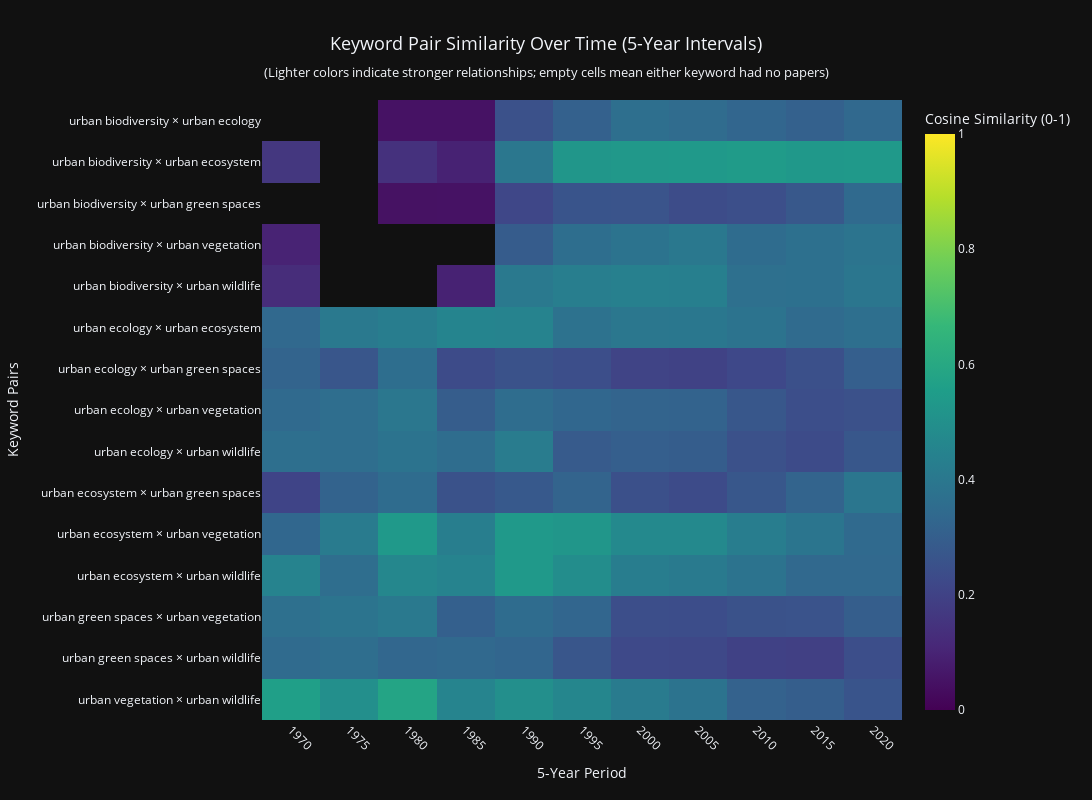

Notebook cell for this chart:
### Markdown cell above
We can see the keywords have relatively low similarity, meaning they do occur together occasionally, but mostly cover their own fields. This means my choice of keywords was an effective one, as they indicate we were able to cover more ground, so to speak, in obtaining papers representative of studies performed within an urban context.

Next, I looked into temporal data, seeing how the relationships changed over time. Since initial data was sparse, which can cause some issues with the similarity calculation, I went with 5-year intervals. That is, I grouped all of the data every 5 years before I performed the relationship analysis.

### Code cell
df_keyword_pivot = df_keywords.pivot(index='search_keyword', columns='year', values='paper_count')
df_keyword_pivot.fillna(0, inplace=True)

year_pair_counts = {}

for _, row in df_keyword_occurrence.iterrows():
    year = row['year']
    year_bin = (year // 5) * 5
    keyword_list = row['keywords']
    
    unique_keywords = sorted([kw.strip() for kw in keyword_list])
    for kw1, kw2 in combinations(unique_keywords, 2):
        pair_key = f"{kw1} × {kw2}"
        
        if year_bin not in year_pair_counts:
            year_pair_counts[year_bin] = {}
        if pair_key not in year_pair_counts[year_bin]:
            year_pair_counts[year_bin][pair_key] = 0
        year_pair_counts[year_bin][pair_key] += 1

pair_time_data = []
for year_bin, pairs_dict in year_pair_counts.items():
    for pair, count in pairs_dict.items():
        pair_time_data.append({
            'year_bin': year_bin,
            'keyword_pair': pair,
            'cooccurrence_count': count
        })

df_pair_pivot = pd.DataFrame(pair_time_data).pivot(index='keyword_pair', columns='year_bin', values='cooccurrence_count')
df_pair_pivot.fillna(0, inplace=True)

keyword_year_data = []
for _, row in df_keywords.iterrows():
    year_bin = (row['year'] // 5) * 5
    keyword_year_data.append({
        'search_keyword': row['search_keyword'],
        'year_bin': year_bin,
        'paper_count': row['paper_count']
    })

df_keyword_year_counts = (pd.DataFrame(keyword_year_data)
                         .groupby(['search_keyword', 'year_bin'])['paper_count']
                         .sum()
                         .reset_index()
                         .pivot(index='search_keyword', columns='year_bin', values='paper_count'))
df_keyword_year_counts.fillna(0, inplace=True)

df_pair_similarity = df_pair_pivot.copy()

for pair_name in df_pair_similarity.index:
    kw1, kw2 = pair_name.split(' × ')
    
    for year_bin in df_pair_similarity.columns:
        if year_bin in df_keyword_year_counts.columns:
            kw1_count = df_keyword_year_counts.loc[kw1, year_bin] if kw1 in df_keyword_year_counts.index else 0
            kw2_count = df_keyword_year_counts.loc[kw2, year_bin] if kw2 in df_keyword_year_counts.index else 0
            
            if kw1_count > 0 and kw2_count > 0:
                df_pair_similarity.loc[pair_name, year_bin] = df_pair_pivot.loc[pair_name, year_bin] / math.sqrt(kw1_count * kw2_count)
            else:
                df_pair_similarity.loc[pair_name, year_bin] = 0

year_totals = df_pair_similarity.sum(axis=0)
active_years = year_totals[year_totals > 0].index
df_similarity_active = df_pair_similarity[active_years]

df_similarity_masked = df_similarity_active.replace(0, np.nan)\

fig_temporal = go.Figure(data=go.Heatmap(
    z=df_similarity_masked.values,
    x=[str(int(col)) for col in df_similarity_masked.columns],
    y=df_similarity_masked.index,
    colorscale='Viridis',
    hovertemplate='<b>%{y}</b><br>' +
                  'Period: %{x}<br>' +
                  'Cosine Similarity: %{z:.3f}<br>' +
                  '<extra></extra>',
    colorbar=dict(title='Cosine Similarity (0-1)'),
    showscale=True,
    zmin=0,
    zmax=1
))

fig_temporal.update_layout(
    title={
        'text': 'Keyword Pair Similarity Over Time (5-Year Intervals)<br><sub>(Lighter colors indicate stronger relationships; empty cells mean either keyword had no papers)</sub>',
        'x': 0.5,
        'xanchor': 'center',
        'font': {'size': 18}
    },
    xaxis_title='5-Year Period',
    yaxis_title='Keyword Pairs',
    template='plotly_dark',
    width=1200,
    height=800,
    xaxis=dict(
        tickangle=45,
        side='bottom',
        showgrid=False
    ),
    yaxis=dict(
        autorange='reversed',
        showgrid=False
    ),
    font=dict(size=12)
)

fig_temporal.show()

### Figure 1 — Plotly figure (JSON) as saved in the notebook; plotly's stock layout.template omitted (floating-point values rounded to 4 significant figures; data arrays with more than 128 entries replaced by an {"elided": "..."} marker saying what was removed)
{"data": [{"colorbar": {"title": {"text": "Cosine Similarity (0-1)"}}, "colorscale": [[0, "#440154"], [0.1111, "#482878"], [0.2222, "#3e4989"], [0.3333, "#31688e"], [0.4444, "#26828e"], [0.5556, "#1f9e89"], [0.6667, "#35b779"], [0.7778, "#6ece58"], [0.8889, "#b5de2b"], [1, "#fde725"]], "hovertemplate": "<b>%{y}</b><br>Period: %{x}<br>Cosine Similarity: %{z:.3f}<br><extra></extra>", "showscale": true, "type": "heatmap", "x": ["1970", "1975", "1980", "1985", "1990", "1995", "2000", "2005", "2010", "2015", "2020"], "y": ["urban biodiversity × urban ecology", "urban biodiversity × urban ecosystem", "urban biodiversity × urban green spaces", "urban biodiversity × urban vegetation", "urban biodiversity × urban wildlife", "urban ecology × urban ecosystem", "urban ecology × urban green spaces", "urban ecology × urban vegetation", "urban ecology × urban wildlife", "urban ecosystem × urban green spaces", "urban ecosystem × urban vegetation", "urban ecosystem × urban wildlife", "urban green spaces × urban vegetation", "urban green spaces × urban wildlife", "urban vegetation × urban wildlife"], "z": {"elided": "15x11 float values"}, "zmax": 1, "zmin": 0}], "layout": {"font": {"size": 12}, "height": 800, "title": {"font": {"size": 18}, "text": "Keyword Pair Similarity Over Time (5-Year Intervals)<br><sub>(Lighter colors indicate stronger relationships; empty cells mean either keyword had no papers)</sub>", "x": 0.5, "xanchor": "center"}, "width": 1200, "xaxis": {"showgrid": false, "side": "bottom", "tickangle": 45, "title": {"text": "5-Year Period"}}, "yaxis": {"autorange": "reversed", "showgrid": false, "title": {"text": "Keyword Pairs"}}}}
